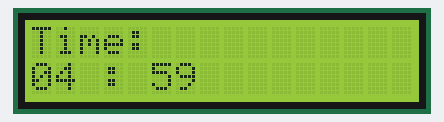
Recording of a sketch running on a simulated Arduino Uno, built with avr-gcc and run on an emulated ATmega328P. Shown: 16×2 character LCD.

Above: at 0.1 s.
At 5.12 s:
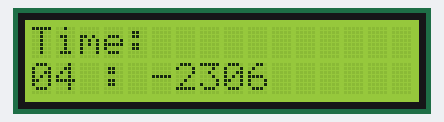
At 9.95 s:
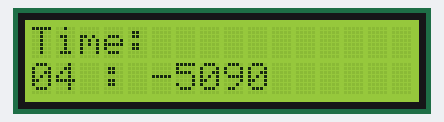
At 19.89 s:
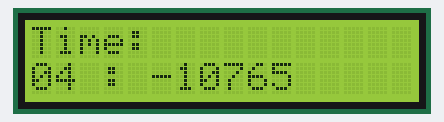
At 29.8 s:
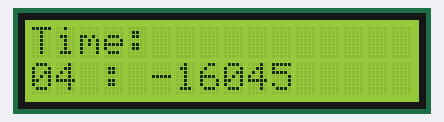
At 39.71 s:
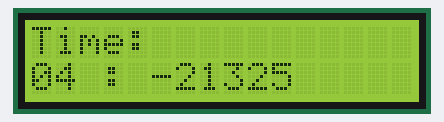

The sketch:

Projeto_2.ino
```cpp
#define MIN_VAL 4
#define SEG_VAL 59

////////////////////////////////////////////////
//                   LCD                      //
#include <LiquidCrystal.h>
const int rs = 12, en = 11, d4 = 5, d5 = 4, d6 = 3, d7 = 2; // Pins do LCD, o LED fica ligado a VCC porque queremos que a luz esteja sempre on
LiquidCrystal lcd(rs, en, d4, d5, d6, d7); // Inicio do LCD
char timeline[16];

////////////////////////////////////////////////
//               Outras variáveis             //

signed short minutos = MIN_VAL, segundos = SEG_VAL; // Declaracao dos minutos e dos segundos
unsigned long clock_inicial;

////////////////////////////////////////////////
//                  Timer                     //

void timer() {
if(millis() - clock_inicial >= 1000)
segundos--;


lcd.setCursor(0, 1);
sprintf(timeline, "%0.2d : %0.2d ", minutos, segundos);
lcd.print(timeline);
}


void setup() {
  lcd.begin(16, 2); // Inicia e define a dimensão do LCD
  lcd.print("Time:"); // Imprime "Time"

Serial.begin(9600);
////////////////////////////////////////////////
//               Tempo inicial                //


  clock_inicial = millis();

}
// lcd.setCursor(0, 1); // Coluna zero, primeira linha
// sprintf(timeline,"%0.2d : %0.2d ", minutos, segundos);
// lcd.print(timeline);


void loop() {
timer();


}
```
